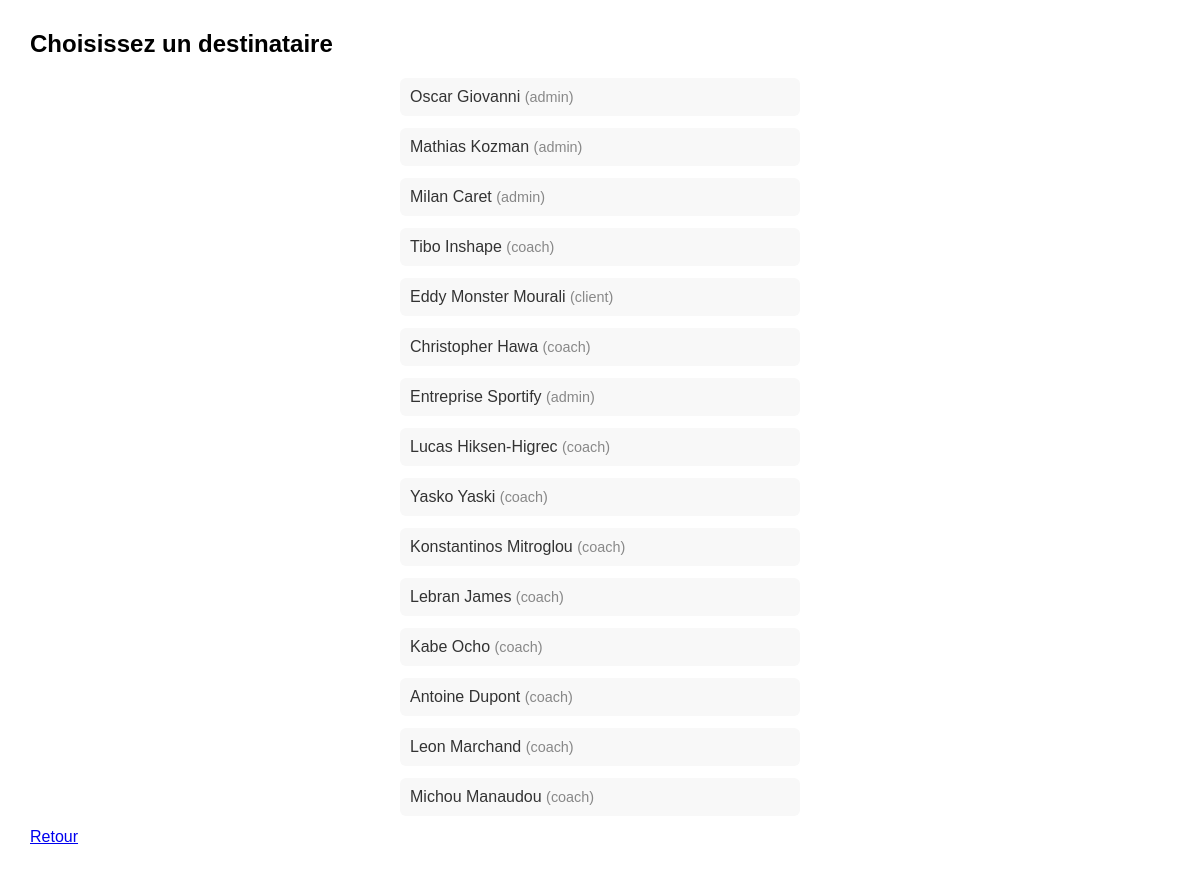
/php/Chat/chat_select.php (signed in), run on the app's committed database.
### tables this page shows
CREATE TABLE IF NOT EXISTS `users` (
  `id` int NOT NULL AUTO_INCREMENT,
  `nom` varchar(100) NOT NULL,
  `prenom` varchar(100) NOT NULL,
  `email` varchar(150) NOT NULL,
  `mot_de_passe` varchar(255) NOT NULL,
  `role` enum('admin','coach','client') NOT NULL,
  `adresse` text,
  `telephone` varchar(20) DEFAULT NULL,
  `carte_etudiant` varchar(30) DEFAULT NULL,
  PRIMARY KEY (`id`),
  UNIQUE KEY `email` (`email`)
);

### php/Chat/chat_select.php (the view, shortened to what this page needs)
<?php
require_once __DIR__ . '/../connexion.php';
$current_user_id = $_SESSION['user_id'];
$stmt = $pdo->prepare("SELECT id, nom, prenom, role FROM users WHERE id != ?");
$stmt->execute([$current_user_id]);
$users = $stmt->fetchAll();
?>
<!DOCTYPE html>
<html lang="fr">
<head>
</head>
<body>
<h2>Choisissez un destinataire</h2>
<div class="users-list">
    <?php foreach ($users as $u): ?>
        <a class="user-link" href="chat.php?user=<?= $u['id'] ?>">
            <?= htmlspecialchars($u['prenom'] . ' ' . $u['nom']) ?>
            <span style="color: #888; font-size: 0.9em;">(<?= $u['role'] ?>)</span>
        </a>
    <?php endforeach; ?>
</div>
<a href="javascript:history.back()">Retour</a>
</body>
</html>

### php/Chat/chat_select.php (style rules this page uses)
body { font-family: Arial, sans-serif; margin: 30px; }
.users-list { max-width: 400px; margin: auto; }
.user-link { display: block; margin-bottom: 12px; padding: 10px; background: #f8f8f8; border-radius: 6px; text-decoration: none; color: #333; }

### data on the page
users: prenom+nom "Oscar Giovanni", role "admin"
users: prenom+nom "Mathias Kozman", role "admin"
users: prenom+nom "Milan Caret", role "admin"
users: prenom+nom "Tibo Inshape", role "coach"
users: prenom+nom "Eddy Monster Mourali", role "client"
users: prenom+nom "Christopher Hawa", role "coach"
users: prenom+nom "Entreprise Sportify", role "admin"
users: prenom+nom "Lucas Hiksen-Higrec", role "coach"
users: prenom+nom "Yasko Yaski", role "coach"
users: prenom+nom "Konstantinos Mitroglou", role "coach"
users: prenom+nom "Lebran James", role "coach"
users: prenom+nom "Kabe Ocho", role "coach"
users: prenom+nom "Antoine Dupont", role "coach"
users: prenom+nom "Leon Marchand", role "coach"
users: prenom+nom "Michou Manaudou", role "coach"
